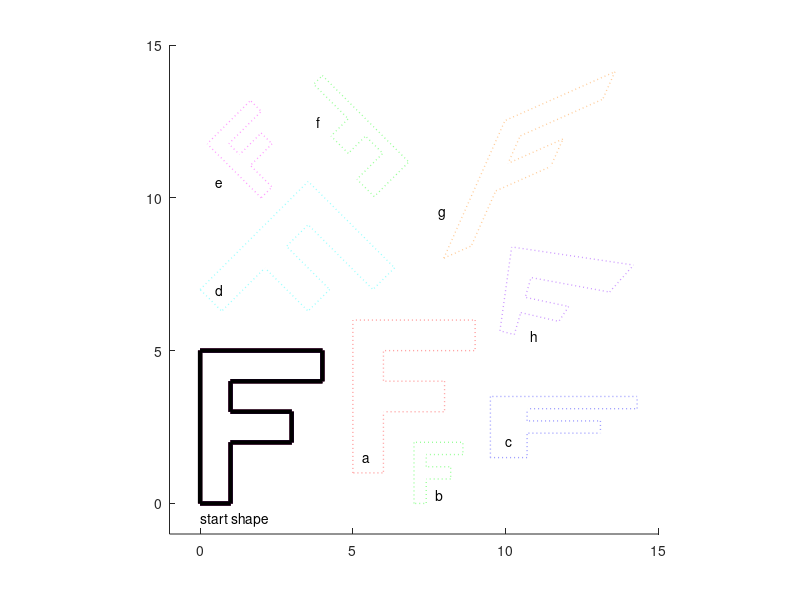

The MATLAB script that drew this image:
%% Transforms Lab
%
% Task: edit the transforms in this cell to align the outlined shapes
%       with the dotted outlines of the same colour hue.

% (a) Translation.
T_a = [1 0 0; 0 1 0; 0 0 1];

% (b) Isotropic scale + translation.
T_b = [1 0 0; 0 1 0; 0 0 1];

% (c) Anisotropic scale + translation.
T_c = [1 0 0; 0 1 0; 0 0 1];

% (d) Rotation + translation.
T_d = [1 0 0; 0 1 0; 0 0 1];

% (e) Isotropic scale + rotation + translation.
T_e = [1 0 0; 0 1 0; 0 0 1];

% (f) Anisotropic scale + rotation + translation.
T_f = [1 0 0; 0 1 0; 0 0 1];

% (g) Fully affine.
T_g = [1 0 0; 0 1 0; 0 0 1];

% (h) Perspective.
T_h = [1 0 0; 0 1 0; 0 0 1];


%% Apply transformations and draw the results -- DO NOT EDIT BELOW LINE.

% Start shape: a 2D pologyon in the shape of an 'F'.
p = [0 0 4 4 1 1 3 3 1 1 0; 0 5 5 4 4 3 3 2 2 0 0; 1 1 1 1 1 1 1 1 1 1 1];

% Apply the defined transforms to the input shape.
p_a = T_a * p;
p_b = T_b * p;
p_c = T_c * p;
p_d = T_d * p;
p_e = T_e * p;
p_f = T_f * p;
p_g = T_g * p;
p_h = T_h * p;

% Set up axes.
figure;
hold on;
axis equal;
axis([-1 15 -1 15]);

% Draw the transformed shapes.
plot(p_a(1,:) ./ p_a(3,:), p_a(2,:) ./ p_a(3,:), 'Color', [0.6 0   0  ], 'LineWidth', 3);
plot(p_b(1,:) ./ p_b(3,:), p_b(2,:) ./ p_b(3,:), 'Color', [0   0.6 0  ], 'LineWidth', 3);
plot(p_c(1,:) ./ p_c(3,:), p_c(2,:) ./ p_c(3,:), 'Color', [0   0   0.6], 'LineWidth', 3);
plot(p_d(1,:) ./ p_d(3,:), p_d(2,:) ./ p_d(3,:), 'Color', [0   0.6 0.6], 'LineWidth', 3);
plot(p_e(1,:) ./ p_e(3,:), p_e(2,:) ./ p_e(3,:), 'Color', [0.6 0   0.6], 'LineWidth', 3);
plot(p_f(1,:) ./ p_f(3,:), p_f(2,:) ./ p_f(3,:), 'Color', [0.6 0.6 0  ], 'LineWidth', 3);
plot(p_g(1,:) ./ p_g(3,:), p_g(2,:) ./ p_g(3,:), 'Color', [0.6 0.3 0  ], 'LineWidth', 3);
plot(p_h(1,:) ./ p_h(3,:), p_h(2,:) ./ p_h(3,:), 'Color', [0.3 0   0.6], 'LineWidth', 3);

% Initial shape and location.
text(0, -0.5, 'start shape'); plot(p(1,:), p(2,:), 'k', 'LineWidth', 3);

% Target shapes.
text( 5.3,  1.5, 'a'); plot([5 5 9 9 6 6 8 8 6 6 5], [1 6 6 5 5 4 4 3 3 1 1], ':', 'Color', [1 0.6 0.6], 'LineWidth', 1);
text( 7.7,  0.3, 'b'); plot([7 7 8.6 8.6 7.4 7.4 8.2 8.2 7.4 7.4 7], [0 2 2 1.6 1.6 1.2 1.2 0.8 0.8 0 0], ':', 'Color', [0.6 1 0.6], 'LineWidth', 1);
text(10,    2,   'c'); plot([9.5 9.5 14.3 14.3 10.7 10.7 13.1 13.1 10.7 10.7 9.5], [1.5 3.5 3.5 3.1 3.1 2.7 2.7 2.3 2.3 1.5 1.5], ':', 'Color', [0.6 0.6 1], 'LineWidth', 1);
text( 0.5,  7,   'd'); plot([0 3.53553390593274 6.36396103067893 5.65685424949238 3.53553390593274 2.82842712474619 4.24264068711929 3.53553390593274 2.12132034355964 0.707106781186548 0], [7 10.5355339059327 7.70710678118655 7 9.12132034355964 8.4142135623731 7 6.29289321881345 7.70710678118655 6.29289321881345 7], ':', 'Color', [0.6 1 1], 'LineWidth', 1);
text( 0.5, 10.5, 'e'); plot([2 0.232233047033631 1.64644660940673 2 0.939339828220179 1.29289321881345 2 2.35355339059327 1.64644660940673 2.35355339059327 2], [10 11.7677669529664 13.1819805153395 12.8284271247462 11.7677669529664 11.4142135623731 12.1213203435596 11.7677669529664 11.0606601717798 10.3535533905933 10], ':', 'Color', [1 0.6 1], 'LineWidth', 1);
text( 3.8, 12.5, 'f'); plot([4 6.82842712474619 5.69705627484771 5.13137084989848 5.97989898732233 5.41421356237309 4.84852813742386 4.28284271247462 4.84852813742386 3.71715728752538 4], [14 11.1715728752538 10.0402020253553 10.6058874503046 11.4544155877284 12.0201010126777 11.4544155877284 12.0201010126777 12.5857864376269 13.7171572875254 14], ':', 'Color', [0.6 1 0.6], 'LineWidth', 1);
text( 7.8,  9.5, 'g'); plot([7.97487373415292 9.97487373415292 13.5748737341529 13.1748737341529 10.4748737341529 10.0748737341529 11.8748737341529 11.4748737341529 9.67487373415292 8.87487373415292 7.97487373415292], [8.02512626584708 12.5251262658471 14.1251262658471 13.2251262658471 12.0251262658471 11.1251262658471 11.9251262658471 11.0251262658471 10.2251262658471 8.42512626584708 8.02512626584708], ':', 'Color', [1 0.8 0.6], 'LineWidth', 1);
text(10.8,  5.5, 'h'); plot([9.812 10.1963302752294 14.1855010660981 13.4 10.8298217179903 10.6398305084746 12.0611940298507 11.7371879106439 10.4931163954944 10.2813455657492 9.812], [5.649 8.39266055045871 7.79957356076759 6.91607142857143 7.39059967585089 6.74435028248588 6.44328358208955 5.95532194480946 6.24530663329161 5.5249745158002 5.649], ':', 'Color', [0.8 0.6 1], 'LineWidth', 1);







